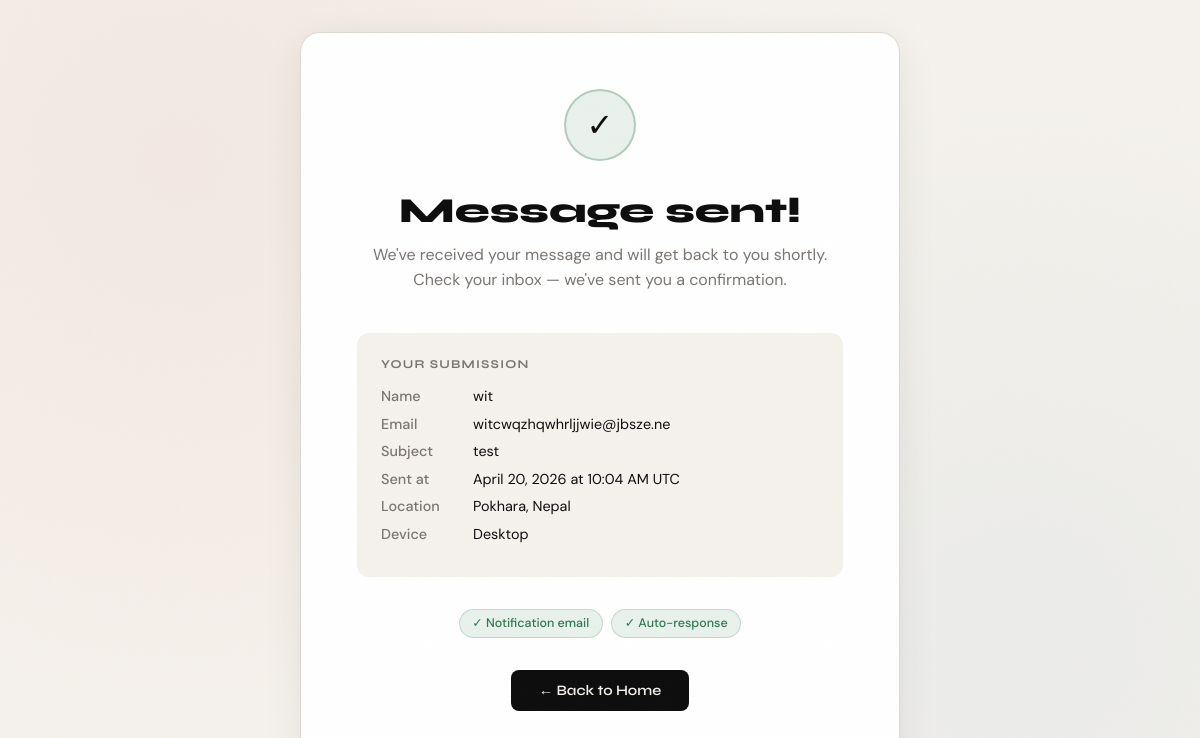
Before: /contact/thank-you/ (signed in) with the older database file.
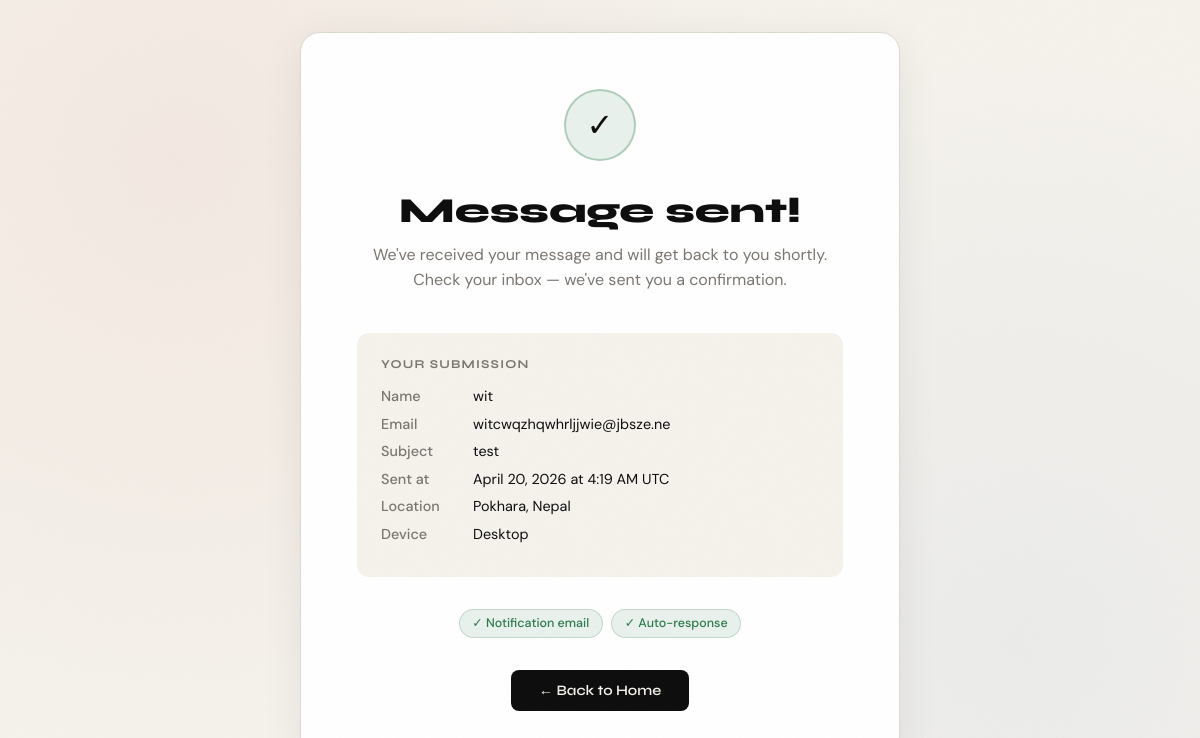
After: the same page with the newer database file.
### contact/models.py (models this page shows, shortened)
class ContactSubmission(models.Model):
    owner = models.ForeignKey(
        settings.AUTH_USER_MODEL,
        on_delete=models.SET_NULL,
        related_name='contact_submissions',
        blank=True,
        null=True,
    )
    name = models.CharField(max_length=200)
    email = models.EmailField()
    subject = models.CharField(max_length=300)
    message = models.TextField()
    submitted_at = models.DateTimeField(auto_now_add=True)
    ip_address = models.GenericIPAddressField(null=True, blank=True)
    user_agent = models.TextField(blank=True)
    headers = models.TextField(blank=True, default='')
    raw_headers = models.TextField(blank=True, default='')
    latitude = models.DecimalField(max_digits=9, decimal_places=6, null=True, blank=True)
    longitude = models.DecimalField(max_digits=9, decimal_places=6, null=True, blank=True)
    city = models.CharField(max_length=100, blank=True)
    country = models.CharField(max_length=100, blank=True)
    device_type = models.CharField(max_length=50, blank=True)   # mobile / tablet / desktop
    honeypot = models.CharField(max_length=100, blank=True)
    is_spam = models.BooleanField(default=False)
    email_sent = models.BooleanField(default=False)
    autoresponse_sent = models.BooleanField(default=False)
    class Meta:
        ordering = ['-submitted_at']
        verbose_name = 'Contact Submission'
        verbose_name_plural = 'Contact Submissions'

### contact/views.py (the view)
# urls.py: path('thank-you/', views.thank_you_view, name='thank_you'),
def thank_you_view(request):
    submission_id = request.session.pop('submission_id', None)
    submission = None
    if submission_id:
        try:
            submission = ContactSubmission.objects.get(pk=submission_id)
        except ContactSubmission.DoesNotExist:
            pass
    return render(request, 'contact/thank_you.html', {'submission': submission})

### templates/contact/thank_you.html (shortened to what this page needs)
{% extends "base.html" %}
{% block content %}
<div class="ty-page">
  <div class="ty-card">
    <div class="check-circle">✓</div>
    <h1>Message sent!</h1>
    <p class="subtitle">
      We've received your message and will get back to you shortly.<br>
      Check your inbox — we've sent you a confirmation.
    </p>
    {% if submission %}
    <div class="summary">
      <h3>Your submission</h3>
      <div class="summary-row">
        <span class="key">Name</span>
        <span class="val">{{ submission.name }}</span>
      </div>
      <div class="summary-row">
        <span class="key">Email</span>
        <span class="val">{{ submission.email }}</span>
      </div>
      <div class="summary-row">
        <span class="key">Subject</span>
        <span class="val">{{ submission.subject }}</span>
      </div>
      <div class="summary-row">
        <span class="key">Sent at</span>
        <span class="val">{{ submission.submitted_at|date:"N j, Y" }} at {{ submission.submitted_at|time:"g:i A" }} UTC</span>
      </div>
      {% if submission.city or submission.country %}
      <div class="summary-row">
        <span class="key">Location</span>
        <span class="val">{{ submission.city }}{% if submission.city and submission.country %}, {% endif %}{{ submission.country }}</span>
      </div>
      {% endif %}
      {% if submission.device_type %}
      <div class="summary-row">
        <span class="key">Device</span>
        <span class="val">{{ submission.device_type|capfirst }}</span>
      </div>
      {% endif %}
    </div>
    <div class="delivery-badges">
      <span class="badge {% if submission.email_sent %}sent{% else %}pending{% endif %}">
        {% if submission.email_sent %}✓{% else %}⏳{% endif %} Notification email
      </span>
      <span class="badge {% if submission.autoresponse_sent %}sent{% else %}pending{% endif %}">
        {% if submission.autoresponse_sent %}✓{% else %}⏳{% endif %} Auto-response
      </span>
    </div>
    {% endif %}
    <a href="/" class="back-link">
      ← Back to Home
    </a>
  </div>
</div>
{% endblock %}

Changed rows visible on the page:
changed ContactSubmission "wit": submitted_at "10:04 AM" → "4:19 AM"
